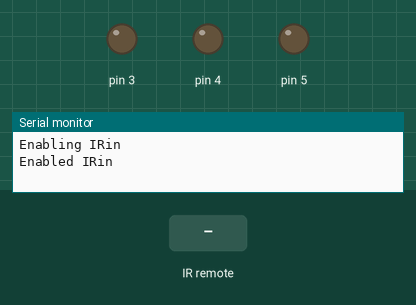
A sketch run on a simulated Arduino Uno, built with avr-gcc and run on an emulated ATmega328P. On the bench: output pins drawn as LEDs (lit = HIGH), the last lines printed to the serial monitor. Inputs (shaded band) come from the test bench.

Above: at 1.2 s.
1.3 s: infrared code 0xA90 received
At 1.8 s:
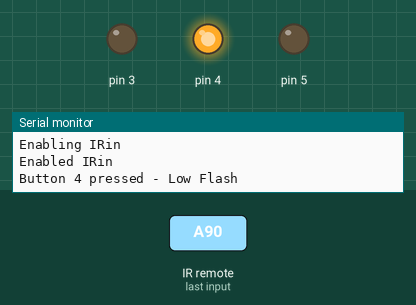
2.8 s: infrared code 0xA88 received
At 4.0 s:
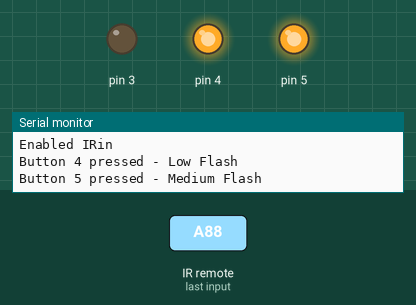
4.3 s: infrared code 0xA86 received
At 5.4 s:
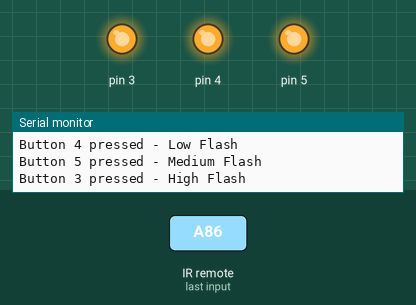
Timing chart, 0 to 7.3 s (numbered marks = the images above; inputs shaded):
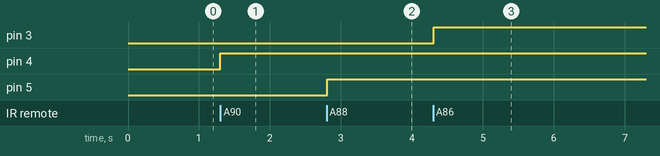

The sketch:

IR_Flash_Setting_RX.ino
```cpp
// (licence header left out)
#include <IRremote.h>

int RECV_PIN = 11;

IRrecv irrecv(RECV_PIN);

decode_results results;
bool threeOn = false;
bool fourOn = false;
bool fiveOn = false;
void setup()
{
  Serial.begin(9600);
  // In case the interrupt driver crashes on setup, give a clue
  // to the user what's going on.
  Serial.println("Enabling IRin");
  irrecv.enableIRIn(); // Start the receiver
  Serial.println("Enabled IRin");
  pinMode(4, OUTPUT);
  pinMode(5, OUTPUT);
  pinMode(3, OUTPUT);
  digitalWrite(3, LOW);
  digitalWrite(4, LOW);
  digitalWrite(5, LOW);
}

void loop() {
  if (irrecv.decode(&results)) {
//    Serial.println(results.value, HEX);
    irrecv.resume(); // Receive the next value
  }
  if (results.value == 0xa90 && fourOn == false) {
    Serial.println("Button 4 pressed - Low Flash");
    digitalWrite(3, LOW);
    digitalWrite(4, HIGH);
    digitalWrite(5, LOW);
    fiveOn = false;
    fourOn = true;
    threeOn = false;
  }
  else if (results.value == 0xa88 && fiveOn == false) {
    Serial.println("Button 5 pressed - Medium Flash");
    digitalWrite(3, LOW);
    digitalWrite(4, HIGH);
    digitalWrite(5, HIGH);
    fiveOn = true;
    fourOn = false;
    threeOn = false;
  }
  else if (results.value == 0xa86 && threeOn == false) {
    Serial.println("Button 3 pressed - High Flash");
    digitalWrite(3, HIGH);
    digitalWrite(4, HIGH);
    digitalWrite(5, HIGH );
    fiveOn = false;
    fourOn = false;
    threeOn = true;
  }
  delay(100);
}
```

Measured:
- after the input at 1.3 s, pin 4: LOW → HIGH at once
- after the input at 2.8 s, pin 5: LOW → HIGH at once
- after the input at 4.3 s, pin 3: LOW → HIGH at once
